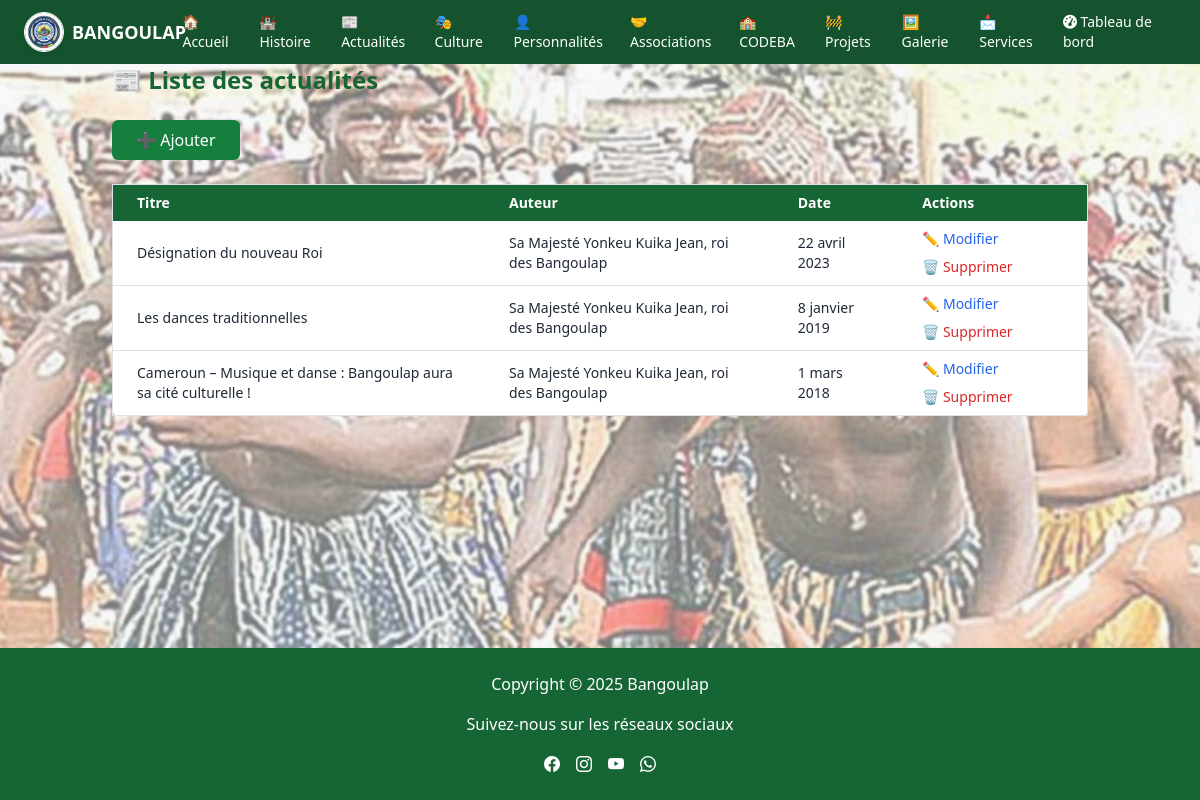
The app's page /actualites/admin/ (signed in), older data.
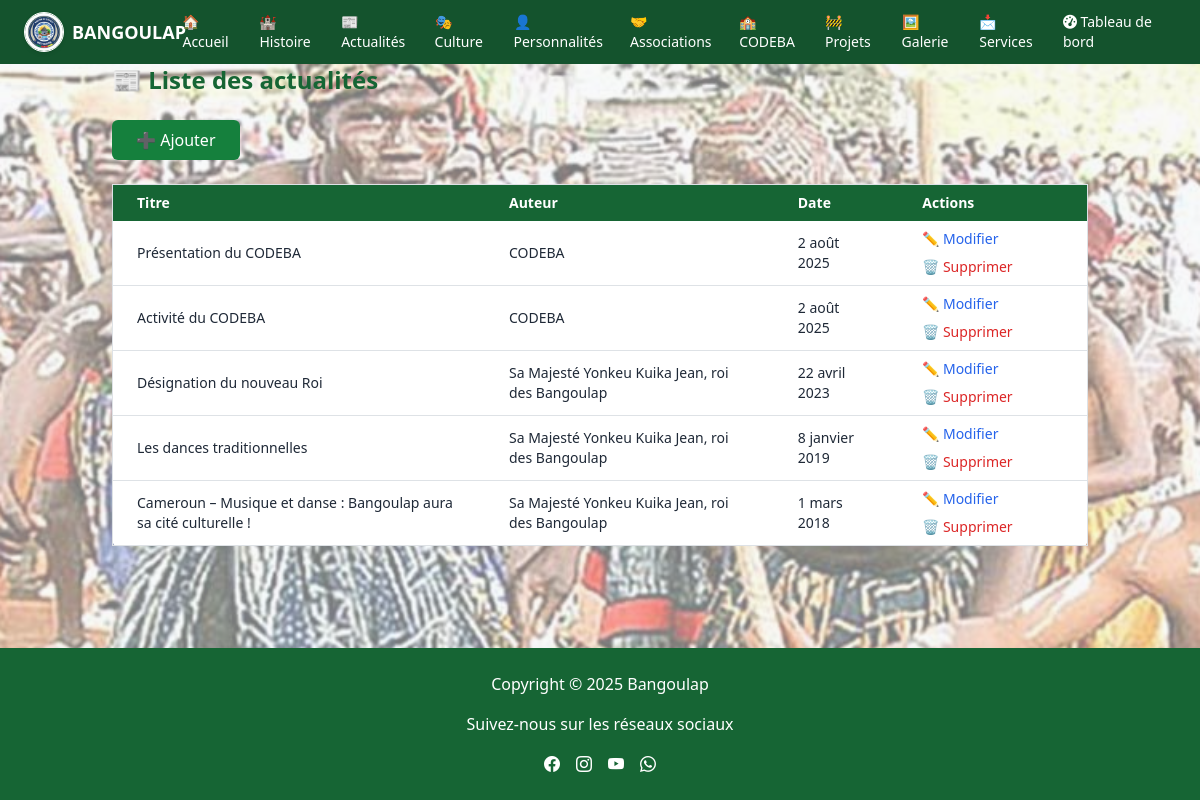
The same page, newer data.
### actualites/models.py (models this page shows)
class Actualite(models.Model):
    titre = models.CharField(max_length=200)
    auteur = models.CharField(max_length=100)
    slug = models.SlugField(unique=True)
    image = models.ImageField(upload_to='actualites/', default='images/default.jpg')  # 👈 ajoute default ici
    contenu = models.TextField()
    date = models.DateField(default=timezone.now)
    publie = models.BooleanField(default=False)

### actualites/views.py (the view)
# urls.py: path('admin/', views.admin_liste_actualites, name='admin_liste'),
@user_passes_test(is_superuser)
def admin_liste_actualites(request):
    actualites = Actualite.objects.all().order_by('-date')
    return render(request, 'actualites/admin/liste.html', {'actualites': actualites})

### actualites/views.py (called while the page is built)
def is_superuser(user):
    return user.is_superuser

### actualites/templates/actualites/admin/liste.html (shortened to what this page needs)
{% extends "base.html" %}
{% block content %}
<div class="max-w-5xl mx-auto py-8 px-4">
  <h1 class="text-2xl font-bold text-green-800 mb-4">📰 Liste des actualités</h1>
  <a href="{% url 'actualites:ajouter' %}" class="bg-green-700 text-white px-4 py-2 rounded mb-4 inline-block">➕ Ajouter</a>
  <div class="overflow-x-auto">
    <table class="min-w-[600px] w-full bg-white border rounded shadow">
      <thead class="bg-green-800 text-white text-sm">
        <tr>
          <th class="text-left px-4 py-2">Titre</th>
          <th class="text-left px-4 py-2">Auteur</th>
          <th class="text-left px-4 py-2">Date</th>
          <th class="text-left px-4 py-2">Actions</th>
        </tr>
      </thead>
      <tbody>
        {% for a in actualites %}
        <tr class="border-b hover:bg-green-50 text-sm">
          <td class="px-4 py-2">{{ a.titre }}</td>
          <td class="px-4 py-2">{{ a.auteur }}</td>
          <td class="px-4 py-2">{{ a.date }}</td>
          <td class="px-4 py-2">
            <div class="flex flex-wrap gap-2">
              <a href="{% url 'actualites:modifier' a.id %}" class="text-blue-600 hover:underline">✏️ Modifier</a>
              <a href="{% url 'actualites:supprimer' a.id %}" class="text-red-600 hover:underline">🗑️ Supprimer</a>
            </div>
          </td>
        </tr>
        {% empty %}
        <tr><td colspan="4" class="text-center py-4">Aucune actualité</td></tr>
        {% endfor %}
      </tbody>
    </table>
  </div>
</div>
{% endblock %}

Row changes from the older to the newer data that the page shows:
added Actualite: titre "Présentation du CODEBA", auteur "CODEBA", date "2 août 2025"
added Actualite: titre "Activité du CODEBA", auteur "CODEBA", date "2 août 2025"
